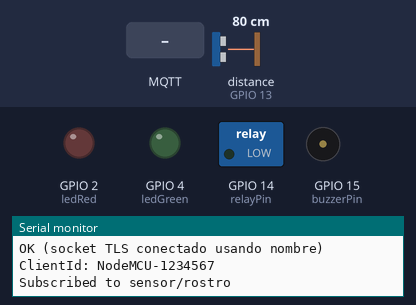
Bench run of a sketch on a simulated ESP8266 (NodeMCU). On the bench: switched loads named in the sketch (green lamp = pin HIGH), output pins drawn as LEDs (lit = HIGH), buzzer (waves = sounding), the last lines printed to the serial monitor. Wiring (inferred from the names in the program): ultrasonic range finder: trigger GPIO 5; echo GPIO 13. Dashed ring = blinking. Inputs (shaded band) come from the test bench; at power-on: distance to the obstacle (sensor on GPIO 13) 80 cm. The echo pulse lasts 58.3 µs per cm; WiFi joins after 1.5 s; servers stay silent unless stated; the local clock reads 2024-03-15 10:24:30 at power-on unless the sketch sets it; no MQTT or app messages arrive unless stated; pins used as bus, display or sensor lines are not drawn.

Above: at 2.9 s.
3.0 s: MQTT message "1" arrives on the first subscribed topic
At 4.7 s:
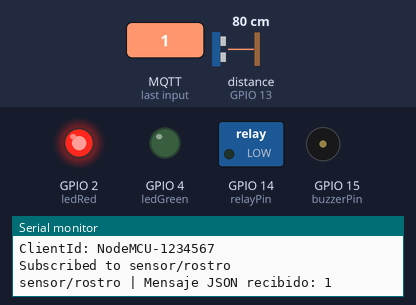
6.0 s: distance to the obstacle (sensor on GPIO 13) set to 53 cm
7.5 s: distance to the obstacle (sensor on GPIO 13) set to 45 cm
9.5 s: MQTT message "on" arrives on the first subscribed topic
At 10.0 s:
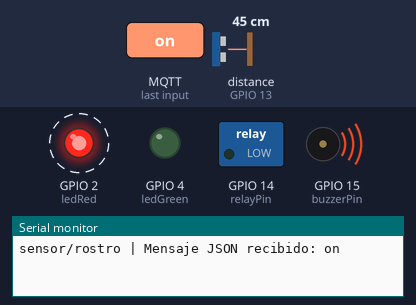
11.0 s: MQTT message "0" arrives on the first subscribed topic
At 12.7 s:
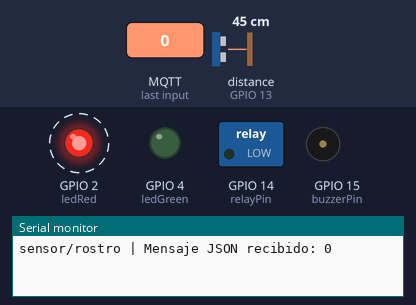
14.0 s: MQTT message "2" arrives on the first subscribed topic
At 14.8 s:
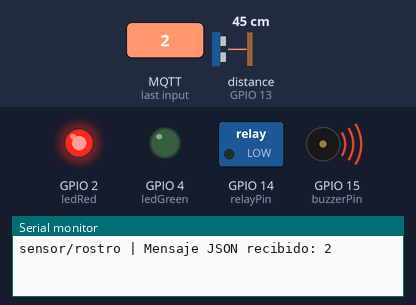
Timing chart, 0 to 17.7 s (numbered marks = the images above; inputs shaded):
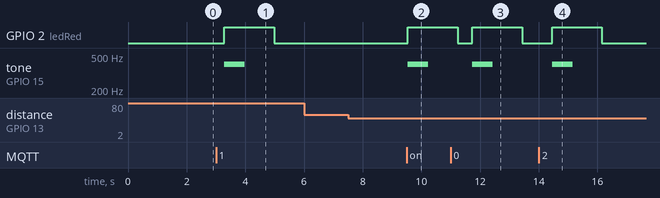

Measured:
- after the input at 3.0 s, GPIO 2 (ledRed): LOW → HIGH after 0.28 s, → LOW 1.7 s later; tone on GPIO 15 (buzzerPin): silent → 400 Hz after 0.28 s, → silent 0.70 s later
- after the input at 6.0 s, every drawn part: stays the same
- after the input at 9.5 s, GPIO 2 (ledRed): LOW → HIGH at once; tone on GPIO 15 (buzzerPin): silent → 400 Hz at once, → silent 0.70 s later
- after the input at 11.0 s, tone on GPIO 15 (buzzerPin): silent → 400 Hz after 0.74 s, → silent 0.70 s later
- after the input at 14.0 s, GPIO 2 (ledRed): LOW → HIGH after 0.46 s, → LOW 1.7 s later; tone on GPIO 15 (buzzerPin): silent → 400 Hz after 0.46 s, → silent 0.70 s later

The sketch:

Device_Iot_Arduino_Esp82.ino
```cpp
#include <ESP8266WiFi.h>
#include <ArduinoJson.h>
#include <WiFiClientSecureBearSSL.h>
#include <PubSubClient.h>
#include "time.h" // Para sincronización NTP

// ===================== CONFIGURACIÓN Wi-Fi y MQTT =====================
const char *ssid = "abc";
const char *password = "";
const char* mqtt_server = "totox.local"; // Dirección o IP del broker
const int mqtt_port = 8883;

// Tópicos MQTT
const char* topic_rostro = "sensor/rostro";      // Para recibir mensaje de detección facial
const char* topic_distancia = "sensor/distancia"; // Para enviar mensaje cuando alguien está cerca

// ===================== CERTIFICADOS (Mutua Autenticación) =====================

const char* ca_cert = \
"-----BEGIN CERTIFICATE-----\n" \
"MIIFCTCCAvGgAwIBAgIULdSVvYRBWJEOBOAS6C652y35a1EwDQYJKoZIhvcNAQEL\n" \
"BQAwFDESMBAGA1UEAwwJTXlNUVRULUNBMB4XDTI1MTEwNzIzMjU0MloXDTM1MTEw\n" \
"NTIzMjU0MlowFDESMBAGA1UEAwwJTXlNUVRULUNBMIICIjANBgkqhkiG9w0BAQEF\n" \
"AAOCAg8AMIICCgKCAgEA05vtdVpbELZMPvcY8YMO5irlf1MwtzX4h5OxR5czmtr6\n" \
"IYTD/Vcpd8BFjrxhv48YTTVEzVEdyxuuMWhT0uwAN1Tr7cZYdKhhQakdDzCjgcOW\n" \
"M5nOI34tlZ4L3MsOzqh463lWknU7/Ihq088wn1tE0//C87LzXPOp4BR7IIjsmvdK\n" \
"s31bqweLvWY/f6NNIWA5M3ckaITpBsASIYx8AEunqyb6qRyt9w/PstThJcqd9O9o\n" \
"ebHJMyEMQNjlQ0JrCFIhkDafNF1a/sKOU/ozU2n58d7+J577qxM9i7BIe4H4vWEl\n" \
"DsAGgifF4s7oBZI0KYqeSWUsUjvaPy8Z6vBeJTNznssKvRkac4Jt5WfO24GQz9On\n" \
"4qZXkpr3/b7wEE/mXeQnl6ZjEUB7FX+TEr+jwMgbsIMZH/x+cHkgXYdT1p8niEh1\n" \
"wge6KwVJqnrEdXz6SS56A4gtIh9RCVpEgNVBUepy0Kxmbi6yOE2G50xrZbacN3RW\n" \
"V7Id7JFGK0QekTUVmnXXRaii6j8mCO1s8o+PlFL5wuxmuRFUqngEyctz/4ozwNHC\n" \
"5kEu2QwVwVIQuGXQEOum+a6LCE1Dk/yTHj0c03deZ63VuRcQacGyqV/niEHxckgX\n" \
"po0fHghQNarQcyjfJ368KINah9VD6rJm0Rcz2SWazQzbRBVE3v5gQYP/nZYoI0cC\n" \
"AwEAAaNTMFEwHQYDVR0OBBYEFNIw18JL/ZbPkkTLolwycOPp4EMyMB8GA1UdIwQY\n" \
"MBaAFNIw18JL/ZbPkkTLolwycOPp4EMyMA8GA1UdEwEB/wQFMAMBAf8wDQYJKoZI\n" \
"hvcNAQELBQADggIBAM/FahYtOtxB7T4CIHEpIMPJLXVMPChnpQOB11XzUhmUehdQ\n" \
"sLsP1QsHAGjlYNS+KN3lBePd105K1DzLtvNydKqjfHoPtxrRevJUjbt3xNMvqgXb\n" \
"9x3qVKEF1s++BcY+DFUV8yDGmQZzeOvPr9kjSw63iH1IJKFTZ/ra3JqMCF7BkcLN\n" \
"hSiXVJOHXdkAaxK5Frjil7RLdYwTxnZec7jjENV8dFJBgJWeAfDBG07zI90MqYXj\n" \
"q+VBQ+g/GwVf7+Zjt7UPvX1XzJehTrCKw/gVhVnqTwGsdue5t+oXVmsqYFFOHgtX\n" \
"r3SYhxY3muOX0Gof7ueWB5SsdTgiuN+evS5Nhw2H1vTiuDY1Nc4JsaArOHwfa16H\n" \
"4jYxbn9vrGvK+iliMJo/pfUgWqoTQn47/gWB3SyD663CYzZuyRVVu02TKAStUKeO\n" \
"tLIc1i3DvwCM8h/VNByMBft20N9lO7vt3k9VUKKYS9sYk30a1rhtUtnSxJM1gnTM\n" \
"5JvHyq9nlSiLnw/WuaB73/XStA779tX9ISxTPXUKHpZaO8XUF9rwc3E4R8gb2Y1I\n" \
"I0VZ8PhvfukhR1gZlol5/g5a82NzWLUlxxrvcjFxOFUoawTkOOTMGKXj3cQUwunK\n" \
"ER+1JgNdegGytY6IAzPN0M5P7RF2wRm6FSfOihztwyydAVcM3bcyV1lhxtVJ\n" \
"-----END CERTIFICATE-----\n" ;


const char* client_cert = \
"-----BEGIN CERTIFICATE-----\n" \
"MIID+zCCAeOgAwIBAgIUF1XjY5MzjY6GMynHa98zc5vZ+2cwDQYJKoZIhvcNAQEL\n" \
"BQAwFDESMBAGA1UEAwwJTXlNUVRULUNBMB4XDTI1MTEwNzIzMjcxM1oXDTI2MTEw\n" \
"NzIzMjcxM1owFzEVMBMGA1UEAwwMZXNwMzItY2xpZW50MIIBIjANBgkqhkiG9w0B\n" \
"AQEFAAOCAQ8AMIIBCgKCAQEAkySgA71MGslavXY7FpJNr8Q3ILCRfaEB4pYSVSpJ\n" \
"49m3RW576PM40KhzZmrf0KObOJx6l/16/z+hY4IhF+O79rPfPXbbYXNDdYwgms+I\n" \
"UNswrsFYmQ3bz6iTy5J5+ecK2A1KcHj9asUTioMLBTinZFXeu4hO3S0F4eq+DhtR\n" \
"5eWdW0U4xyWM6bBqyBIl010my4XEqzZ4wmjw5/MAZ/D5YGSXsJGkY3yQNnt7oay7\n" \
"onwEjuluDlMKr32RrpRejs7VgmtsqkiZvJjpZ9AzmDjmN/E/Dim1cLajgOu23GTa\n" \
"cuxq58AKHBRqJh9JAN1KKjHDc/hwfhQwRm+ZSsQNMUsHLQIDAQABo0IwQDAdBgNV\n" \
"HQ4EFgQUBFM7V2lqYtmNc4CwRJ+e/IgjtxowHwYDVR0jBBgwFoAU0jDXwkv9ls+S\n" \
"RMuiXDJw4+ngQzIwDQYJKoZIhvcNAQELBQADggIBAMmrI2jeMqBx4yRTRoyAmC1N\n" \
"1VQEpqi7dfUK7P3z2GkQBQslTZ7Mmqi1Um/5Hg5cV+FLp+4Ovhn73Qg05qWQjiye\n" \
"uLljQB7ObUnFsXW3wQNZ3b9zYN1z8duqprwTFjxfqBIs+TNmCf0v8g/kCRsczeCq\n" \
"7fxH+aeIP2Saphv6YH47fDd+NtDZB13c17+BKAlrtoLEFySLTPwWrPijFaUU8pb1\n" \
"/eBuhE42dFamUidxJ/Zz7CcqHy4Hn+PG0kQIJYDwHWQ4x2i3oqVUEatdCc9Lf5a0\n" \
"CYKuxr/HEeCpFyjngk21wzPYcBSBaYkIbYO0404etmBlxtoLYl4x1ZlU+0ay7bVL\n" \
"mS9oTk96RUVCbh91MJOeuj9YFnucCjTjiz4/rMpbD5T/qMyskS35tpo6g8rBgyxU\n" \
"4JEDJDKYXoK+1skmboyRtFvgYzO5a8rXgeAYyKOZs/XsVSwjumaIZKhjsnURAIJ7\n" \
"1pN00uGBbw2suBSLkFXUTRBNdqCGc+Hf/UrU4++cbhddjO9G6zlcW/hlkFJqrHCy\n" \
"+BfC3GiUT8ZdTh8KzzjynrOELj1pDOJLNYfnj6B6A2RrzsiSu0quiaePmZNd/7nb\n" \
"fQcutjIa/ZwQ5IHassf71uYhfcm75TAixv8ytqC2ni6Bi/Cr3DexKXOMHy/skzwC\n" \
"GsojdU0ZoRT+dBtay5gd\n" \
"-----END CERTIFICATE-----\n";


const char* client_key = \
"-----BEGIN PRIVATE KEY-----\n" \
"MIIEvgIBADANBgkqhkiG9w0BAQEFAASCBKgwggSkAgEAAoIBAQCTJKADvUwayVq9\n" \
"djsWkk2vxDcgsJF9oQHilhJVKknj2bdFbnvo8zjQqHNmat/Qo5s4nHqX/Xr/P6Fj\n" \
"giEX47v2s989dtthc0N1jCCaz4hQ2zCuwViZDdvPqJPLknn55wrYDUpweP1qxROK\n" \
"gwsFOKdkVd67iE7dLQXh6r4OG1Hl5Z1bRTjHJYzpsGrIEiXTXSbLhcSrNnjCaPDn\n" \
"8wBn8PlgZJewkaRjfJA2e3uhrLuifASO6W4OUwqvfZGulF6OztWCa2yqSJm8mOln\n" \
"0DOYOOY38T8OKbVwtqOA67bcZNpy7GrnwAocFGomH0kA3UoqMcNz+HB+FDBGb5lK\n" \
"xA0xSwctAgMBAAECggEANOi3BxEyw/ECSV0xmwipmZmvDvieoDNcd6rp1ajan+0h\n" \
"6vvy301R8SmZMUsdxqqFvoH5zRxO9WhecmcQ2kO/y1JbZAEQmoZ1S9fCw5f7VsOy\n" \
"Sixo3MQwdYeS+WDmrlcHPa/tw+qliRZrU+OR+2MnQbtk1z8IyJwPYPBlPbJSLR1r\n" \
"X0PcxV2FnR4VCsJ2vlUx9CnPZXQhYG0N+EnO6ahyz9gB/7dtl32l2VlmfdKrAvFb\n" \
"pL8NUAppc/fXAa/rlLQJyKvACOMoxlc2Tz5pZTHcADxLX/W5uXmwzDXJyhgi30qQ\n" \
"MVn7CdqQAUpi1eAUclOJB/OprcoT8PmOJqJYtXP7OwKBgQDJU0vZofUi/sgm6Ull\n" \
"ehQKrvQgw4/LVOVQqdg6NQ6r4jWi0sLdFyPpvnZCVz6vV3EQ686oK8N4MN3/m6aU\n" \
"cxPShXqNH0CARpS9oVX9ieo3aSa0yFijyYmZl4fjthJx7y2BPv2wCfmZonfqWZO2\n" \
"o7QqHmkL7xFWm0N5g5ggoyNPbwKBgQC7GmxF1i6rn3yGts6Z6p8Vp6Y8ivQ0nE2l\n" \
"q6iIfWye2GOc4b8Zb9LHFKJrA+dB7JqQaQbszq2w4BB1DsN5T5c+iH2xQ4br9yCQ\n" \
"7gR9NEQ67XG988lZOrkD6ovDjRyTSjFG1cI5ASgmmjZzC+pZpYFyNcWa2UPC+uBw\n" \
"GXeB5rYFIwKBgB9xvxsSzLLWkHRjY29SDedNRBwJ71+WtupOXNNajhwSjMYNnRnj\n" \
"D1zmvpnF/qhsQ+Ccs/5YN4OCPmo56V6uSp5K8sUv6GcgnwKvPDsJW2ekKMN7tzx9\n" \
"sdwnarYKLf9VmAnjyMPCCxYP5iLYMtYH44/giA+xG0gnn/ZOs2gFkvJJAoGBAJA0\n" \
"gkSlGl1eU6zEkqGgajJXf1FkS2mNGm9YyVFBUglvf/73IsFpJUwZBEF0xbVStaId\n" \
"wJ+df9M2Lpj54wDJrikdK7sG76NIWgo52K3jLb85KJQdpA8oqlZxXH1Acki3Qxl0\n" \
"QPiMgrSV4Od0xI+JdyZeeUmqsIZDs93SUwCEn79/AoGBAKD3jbUIpZVF6MSzURpf\n" \
"mzhspnzXrYndvMFJuVttj0/OuLI36ARH/k6LFEYtBqGQKYTEZ0i6oN0MvL27jBxS\n" \
"ytCw2GK93WwpoldC7oP2gGsUkOxs4VZ3cDq8SNkOyY0+IOMILkxmj0geG2OF7Ahn\n" \
"ZzB8eva/t+cxJApUtyzXD+E2\n" \
"-----END PRIVATE KEY-----\n";


// ===================== OBJETOS GLOBALES =====================

// Usar BearSSL para ESP8266
BearSSL::WiFiClientSecure espClient;
PubSubClient client(espClient);

// Estructuras estáticas necesarias para BearSSL (deben tener vida estática)
static BearSSL::X509List caList(ca_cert);
static BearSSL::X509List clientCertList(client_cert);
static BearSSL::PrivateKey clientKey(client_key);


// ===================== PINES Esp32 Dev kit =====================
/*
const int ledGreen   = 2;   // LED ok (GPIO 2)
const int ledRed     = 4;   // LED deny (GPIO 4)
const int trigPin    = 5;   // Trigger del sensor ultrasónico (GPIO 5)
const int echoPin    = 18;  // Echo del sensor ultrasónico (GPIO 18)
const int relayPin   = 14;  // Pin para controlar el relay (GPIO 14)
const int buzzerPin  = 15;  // Buzzer (GPIO 15)
*/

// ===================== PINES  NodeMCU (ESP8266) =====================

const int ledGreen = 4; // GPIO4 (D2) - LED externa sugerida
const int ledRed = 2;   // LED integrado (GPIO2, D4) - nota: activo-LOW
const int trigPin = 5;   // Trigger (D1)
const int echoPin = 13;  // Echo (D7)
const int relayPin = 14; // Relay (D5)
const int buzzerPin = 15; // Buzzer (D8)

// ===================== FUNCIONES =====================

// --- Conectar a la red Wi-Fi ---
void setup_wifi() {
  Serial.print("Conectando a Wi-Fi...");
  WiFi.begin(ssid, password);
  while (WiFi.status() != WL_CONNECTED) {
    delay(500);
    Serial.print(".");
  }
  Serial.println("\nWiFi conectado");
}

// --- Sincronizar hora mediante NTP ---
void syncTime() {
  // Usa un servidor NTP público
  configTime(0, 0, "pool.ntp.org", "time.nist.gov");

  Serial.print("Sincronizando hora...");

  time_t now = time(nullptr);
  int attempts = 0;

  // Intentar por un máximo de 10 intentos
  while (now < 8 * 3600 * 2 && attempts < 10) {
    delay(500);
    Serial.print(".");
    now = time(nullptr);
    attempts++;
  }

  if (now > 8 * 3600 * 2) {
    Serial.println("\nHora sincronizada");
  } else {
    Serial.println("\nError al sincronizar hora");
  }
}


// --- Callback: maneja los mensajes recibidos por MQTT ---
void callback(char* topic, byte* payload, unsigned int length) {
  String message = "";
  for (unsigned int i = 0; i < length; i++) {
    message += (char)payload[i];
  }
  Serial.print(topic);
  Serial.print(" | Mensaje JSON recibido: ");
  Serial.println(message);

  StaticJsonDocument<256> doc;
  deserializeJson(doc, message);

  bool autorizacion = doc["authorization"];
  String hora = doc["hora"] | "inconnue";


  if (autorizacion) {
    digitalWrite(ledGreen, HIGH);
    digitalWrite(ledRed, LOW);
    digitalWrite(relayPin, HIGH);
    soundGranted();
    delay(1500);
    digitalWrite(relayPin, LOW);
    digitalWrite(ledGreen, LOW);
  } else {
    digitalWrite(ledRed, HIGH);
    digitalWrite(ledGreen, LOW);
    digitalWrite(relayPin, LOW);
    soundDenied();
    delay(1000);
    digitalWrite(ledRed, LOW);
  }
}

// --- Reconexión al broker MQTT ---
void reconnect() {
  while (!client.connected()) {
    Serial.print("Connecting MQTT...");

    // Resolver nombre a IP localmente para evitar problemas de mDNS/DNS
    IPAddress mqtt_ip;
    bool resolved = WiFi.hostByName(mqtt_server, mqtt_ip);
    if (resolved) {
      Serial.print("Resolved "); Serial.print(mqtt_server); Serial.print(" -> "); Serial.println(mqtt_ip);
      client.setServer(mqtt_ip, mqtt_port);
    } else {
      Serial.print("No se pudo resolver "); Serial.println(mqtt_server);
      // mantener el nombre; el intento de conexión puede fallar por DNS
      client.setServer(mqtt_server, mqtt_port);
    }

    // Probar conexión TLS simple para ver si el socket TLS se puede abrir
      Serial.print("Probing TLS socket...");
      // Reportar memoria libre para detectar problemas al cargar certificados
      Serial.print(" freeHeap="); Serial.println(ESP.getFreeHeap());

      // Si resolvió, usar la IP para la conexión TCP, pero fijar SNI con el nombre
      const char* probeHost = mqtt_server;
      String mqtt_ip_str = "";
      if (resolved) {
        mqtt_ip_str = mqtt_ip.toString();
        probeHost = mqtt_ip_str.c_str();
      }

      // Intentar conexión TLS por nombre (asegura SNI cuando el broker lo requiera)
      if (espClient.connect(mqtt_server, mqtt_port)) {
        Serial.println("OK (socket TLS conectado usando nombre)");
        espClient.stop();
      } else {
        Serial.println("Fallo (socket TLS usando nombre)");

        // Si resolvimos la IP, probar conectar por IP como diagnóstico (no usa SNI)
        if (resolved) {
          Serial.print("Probar conexión por IP "); Serial.print(mqtt_ip); Serial.println(" ...");
          if (espClient.connect(mqtt_ip, mqtt_port)) {
            Serial.println("OK (socket TLS conectado usando IP)");
            espClient.stop();
          } else {
            Serial.println("Fallo (socket TLS usando IP)");
          }
        }

        // Diagnóstico adicional: intentar conexión TLS ignorando verificación de certificado
        Serial.print("Trying insecure TLS (diagnostic)...");
        espClient.setInsecure();
        if (espClient.connect(mqtt_server, mqtt_port)) {
          Serial.println("OK (insecure TLS conectado) -- indica problema con CA o SNI");
          espClient.stop();
        } else if (resolved && espClient.connect(mqtt_ip, mqtt_port)) {
          Serial.println("OK (insecure TLS conectado usando IP)");
          espClient.stop();
        } else {
          Serial.println("Fallo (insecure TLS)");
        }
        // Nota: no retornamos aquí; seguimos con intento MQTT para capturar rc
      }

    // Usar un clientId único basado en chip id
    String clientId = "NodeMCU-" + String(ESP.getChipId());
    Serial.print("ClientId: "); Serial.println(clientId);

    if (client.connect(clientId.c_str())) {
      client.subscribe(topic_rostro);
      Serial.println("Subscribed to sensor/rostro");
    } else {
      int8_t st = client.state();
      Serial.print("Fail, rc=");
      Serial.println(st);
      // Interpretación rápida de códigos comunes
      if (st == -2) Serial.println("MQTT_CONNECT_FAILED: fallo en el handshake/connect TCP/TLS o rechazo del broker");
      if (st == -3) Serial.println("MQTT_CONNECTION_LOST: conexión perdida");
      if (st == -4) Serial.println("MQTT_CONNECTION_TIMEOUT: tiempo de conexión agotado");
      delay(4000);
    }
  }
}


// --- Obtener hora actual en formato legible ---
String obtenerHora() {
  time_t now = time(nullptr);
  struct tm* t = localtime(&now);
  char buffer[25];
  strftime(buffer, sizeof(buffer), "%Y-%m-%d %H:%M:%S", t);
  return String(buffer);
}

// --- Medir distancia usando el sensor ultrasónico ---
float medirDistancia() {
  digitalWrite(trigPin, LOW);
  delayMicroseconds(2);
  digitalWrite(trigPin, HIGH);
  delayMicroseconds(10);
  digitalWrite(trigPin, LOW);
  long duration = pulseIn(echoPin, HIGH);
  return duration * 0.034 / 2; // Conversión a centímetros
}

// --- Publicar datos de detección al broker ---
void publicarDeteccion(float distancia) {
  StaticJsonDocument<256> doc;
  if (distancia > 50) {
    // No publicar si la distancia es mayor a 50 cm
    return;
  }
  doc["evento"] = "Object_detected";
  doc["distancia_cm"] = distancia;
  doc["timestamp"] = obtenerHora();

  char buffer[256];
  serializeJson(doc, buffer);
  client.publish(topic_distancia, buffer);

  Serial.print("Mensaje JSON publicado: ");
  Serial.println(buffer);
}

// ======== SOUND FX ========
void soundGranted() {
  tone(buzzerPin, 1000, 200); delay(200);
  tone(buzzerPin, 1500, 200); delay(200);
  noTone(buzzerPin);
}

void soundDenied() {
  tone(buzzerPin, 400, 700); delay(700);
  noTone(buzzerPin);
}

// ===================== SETUP =====================
void setup() {
  Serial.begin(115200);
  pinMode(ledGreen, OUTPUT);
  pinMode(ledRed, OUTPUT);
  pinMode(relayPin, OUTPUT);
  pinMode(buzzerPin, OUTPUT);
  pinMode(trigPin, OUTPUT);
  pinMode(echoPin, INPUT);

  setup_wifi();
  syncTime();

  // Configurar certificados y llave en BearSSL (ESP8266)
  espClient.setTrustAnchors(&caList);
  espClient.setClientRSACert(&clientCertList, &clientKey);

  client.setServer(mqtt_server, mqtt_port);
  client.setCallback(callback);
  reconnect();
}

// ===================== LOOP =====================
void loop() {
  if (!client.connected()) reconnect();
  client.loop();

  float distancia = medirDistancia();
  publicarDeteccion(distancia);

  delay(500); // Espera entre mediciones
}
```
